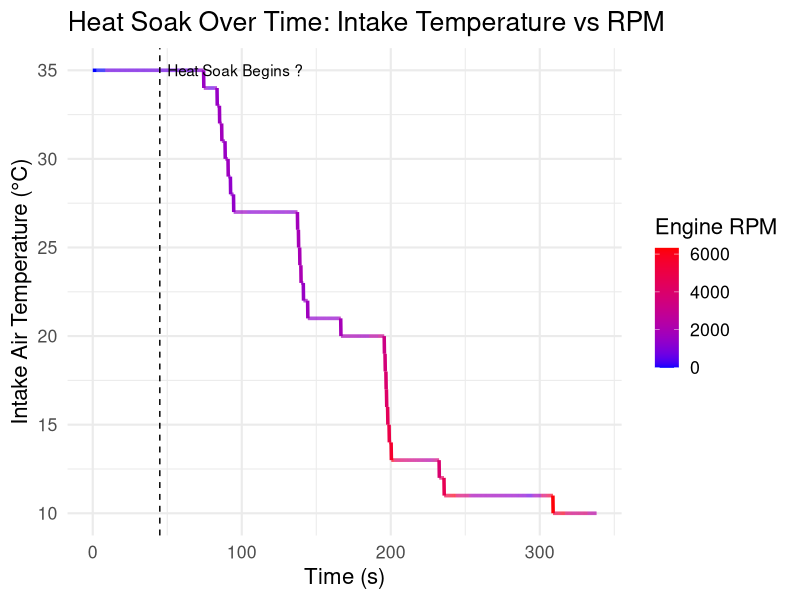
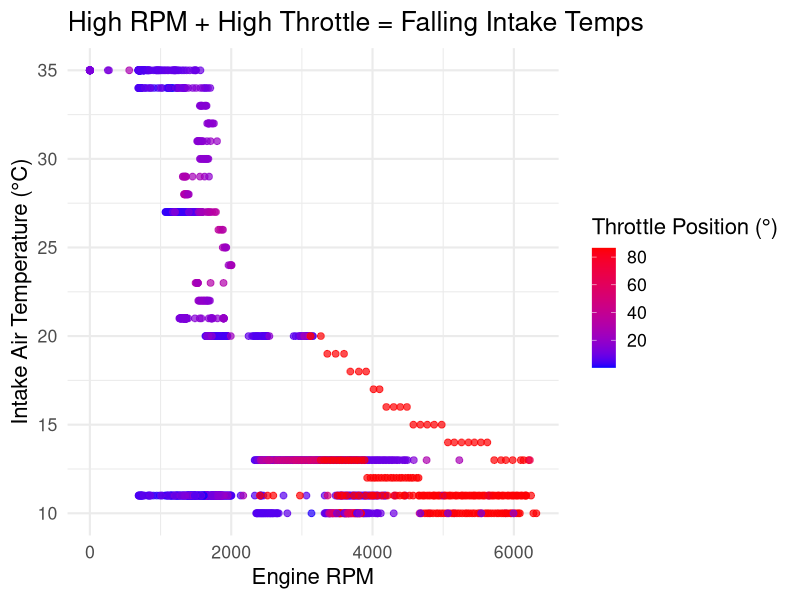
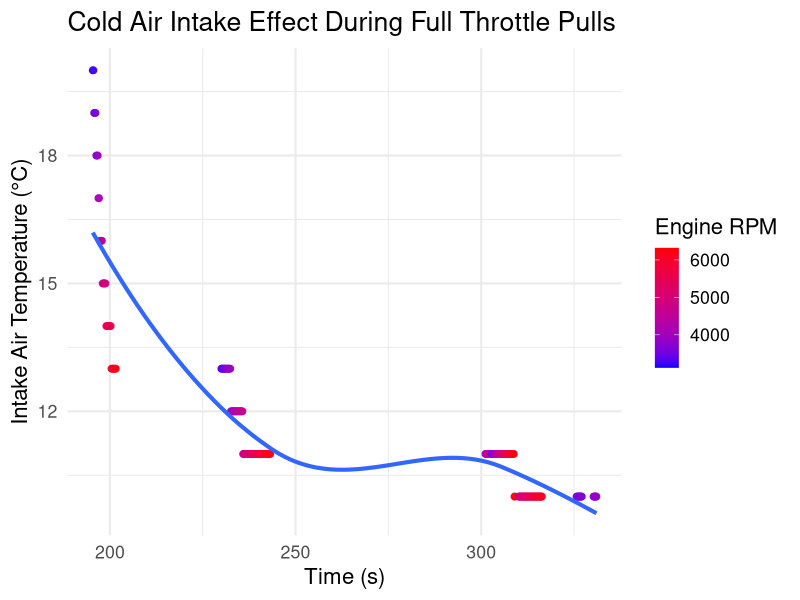

R code for these plots, in order:
library(ggplot2)
library(dplyr)

# Convert time to seconds
log_data <- read.csv("log-02-23-Copy.csv")

log_data_renamed <- log_data %>%
  rename(
    Intake_Temp = `Intake.Air.Temperature..C.`,
    Engine_Load = `Engine.Load....`,
    Throttle    = `Electronic.throttle.control.actual..deg.`,
    RPM         = `Engine.speed..RPM.`
  ) %>%
  mutate(Time_s = Time / 1000)

# Plot intake temp over time, color = RPM
ggplot(log_data_renamed, aes(x = Time_s, y = Intake_Temp, color = RPM)) +
  geom_line(linewidth = 1.2) + 
  geom_vline(xintercept = 45, linetype = "dashed", color = "black") + 
  annotate("text", x = 50, y = max(log_data_renamed$Intake_Temp), label = "Heat Soak Begins ?", hjust = 0) +
  scale_color_gradient(low = "blue", high = "red") +
  labs(
    title = "Heat Soak Over Time: Intake Temperature vs RPM",
    x = "Time (s)",
    y = "Intake Air Temperature (°C)",
    color = "Engine RPM"
  ) +
  
  theme_minimal(base_size = 16)

# Plot intake temp vs rpm, color = Throttle
ggplot(log_data_renamed, aes(x = RPM, y = Intake_Temp, color = Throttle)) +
  geom_point(alpha = 0.7, size = 2) +
  scale_color_gradient(low = "blue", high = "red") +
  labs(
    title = "High RPM + High Throttle = Falling Intake Temps",
    x = "Engine RPM",
    y = "Intake Air Temperature (°C)",
    color = "Throttle Position (°)"
  ) +
  theme_minimal(base_size = 16)

cai_data <- log_data_renamed %>%
  filter(Throttle > 80, RPM > 3000) %>%
  mutate(Time_s = Time / 1000)

# Plot: Intake Temp over Time, colored by RPM or Speed
ggplot(cai_data, aes(x = Time_s, y = Intake_Temp, color = RPM)) +
  geom_point(size = 2, alpha = 0.8) +
  geom_smooth(method = "loess", se = FALSE, linewidth = 1.4) +
  scale_color_gradient(low = "blue", high = "red") +
  labs(
    title = "Cold Air Intake Effect During Full Throttle Pulls",
    x = "Time (s)",
    y = "Intake Air Temperature (°C)",
    color = "Engine RPM"
  ) +
  theme_minimal(base_size = 16)
